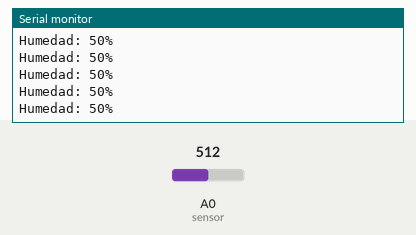
Bench run of a sketch on a simulated Arduino Uno, built with avr-gcc and run on an emulated ATmega328P. Parts: the last lines printed to the serial monitor. The inputs (shaded band) are chosen by the test bench; at power-on: A0 (sensor) = 512.

Above: at 1.2 s.
1.3 s: A0 (sensor) set to 716
At 1.31 s:
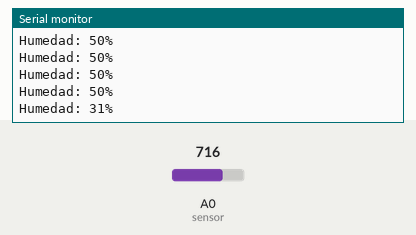
2.8 s: A0 (sensor) set to 900
At 2.82 s:
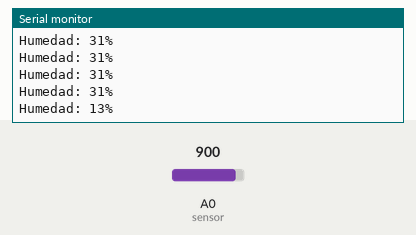
Timing chart, 0 to 5.8 s (numbered marks = the images above; inputs shaded):
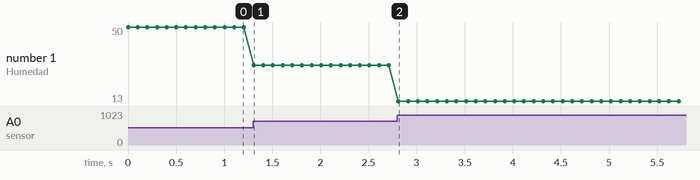

The sketch:

Higrometro.ino
```cpp
#define sensor A0

void setup(){
	pinMode(sensor, INPUT);
	Serial.begin(9600);
}

void loop(){

	//Se hace la lectura analoga del pin A0 (sensor) y se pasa por la funcion
	//map() para ajustar los valores leidos a los porcentajes que queremos utilizar
	int valorHumedad = map(analogRead(sensor), 0, 1023, 100, 0);

	Serial.print("Humedad: ");
	Serial.print(valorHumedad);
	Serial.println("%");

	delay(100);
}
```

Measured:
- after the input at 1.3 s, the serial monitor: prints a new line at once (image 1)
- after the input at 2.8 s, the serial monitor: prints a new line at once (image 2)
- plotted number 1: 50 → 31 after the input at 1.3 s, 31 → 13 after the input at 2.8 s
